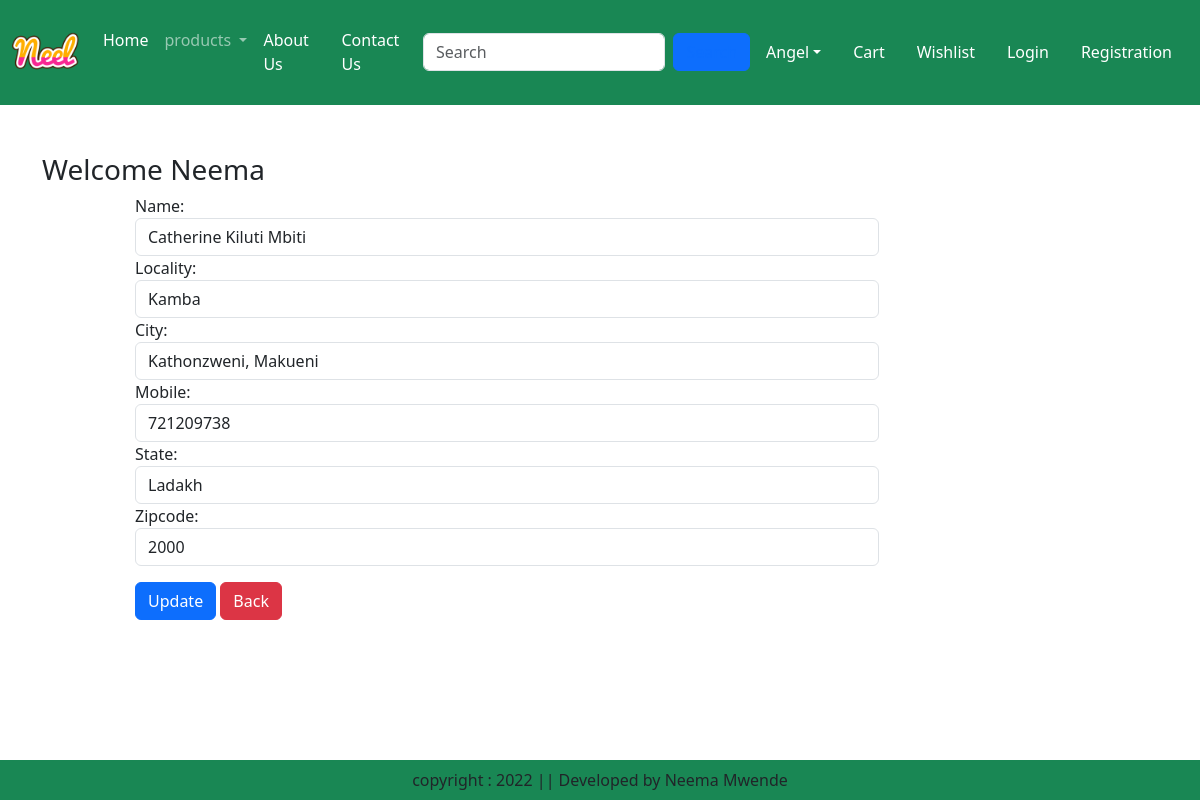
Page /address/update/1/ (signed in) on the committed database.
### ecommerceapp/models.py (models this page shows, shortened)
class Customer(models.Model):
    user = models.ForeignKey(User,on_delete=models.CASCADE)
    name = models.CharField(max_length=200)
    locality = models.CharField(max_length=200)
    city = models.CharField(max_length=50)
    mobile = models.IntegerField(default=0)
    zipcode = models.IntegerField()
    state = models.CharField(choices=STATE_CHOICES, max_length=100)

### ecommerceapp/views.py (the view, shortened to what this page needs)
# urls.py: path('address/update/<int:pk>/', views.UpdateAddress.as_view(), name='updateAddress'),  # Update path
class UpdateAddress(View):
    def get(self, request, pk):
        customer = Customer.objects.get(pk=pk)
        form = CustomerProfileForm(instance=customer)
        context = {
            'form': form,
            'customer': customer
        }
        return render(request, 'app/updateAddress.html', context)

### ecommerceapp/forms.py
class CustomerProfileForm(forms.ModelForm):
    class Meta:
        model = Customer
        fields = ['name', 'locality', 'city', 'mobile', 'state','zipcode']
        widgets = {
            'name': forms.TextInput(attrs={'class': 'form-control'}),
            'locality': forms.TextInput(attrs={'class': 'form-control'}),
            'city': forms.TextInput(attrs={'class':  'form-control'}),
            'mobile': forms.TextInput(attrs={'class': 'form-control'}),
            'state': forms.Select(attrs={'class': 'form-control'}),
            'zipcode': forms.TextInput(attrs={'class': 'form-control'}),
        }

### ecommerceapp/templates/app/updateAddress.html (shortened to what this page needs)
{% extends "app/base.html" %}
{% load static %}
{% block main-content %}
    <div class="container my-5">
        <div class="row">
            <h3>Welcome <span class="text-capitalize">{{request.user}}</span></h3>
        </div>
        <div class="col-sm-8 offset-sm-1">
            <form action="" method="post">
                {% for fm in form %}
                    {{ fm.label_tag }} {{ fm }} <small class="text-danger">{{ fm.errors|striptags }}</small>
                {% endfor %}
                <div class="col-12 mt-3">
                    <button type="submit" class="btn btn-primary">Update</button>
                    <a href="{% url 'app:address'  %}" class="btn btn-danger" type="button">Back</a>
                </div>
            </form>
        </div>
{% endblock main-content %}

### rows in the picture
Customer: form "Catherine Kiluti Mbiti" "Kamba" "Kathonzweni, Makueni" "721209738" "Ladakh" "2000"

### other values in the picture
{{ request.user }} "Neema"
{{ fm.label_tag }} "Name:" "Locality:" "City:" "Mobile:" "State:" "Zipcode:"
